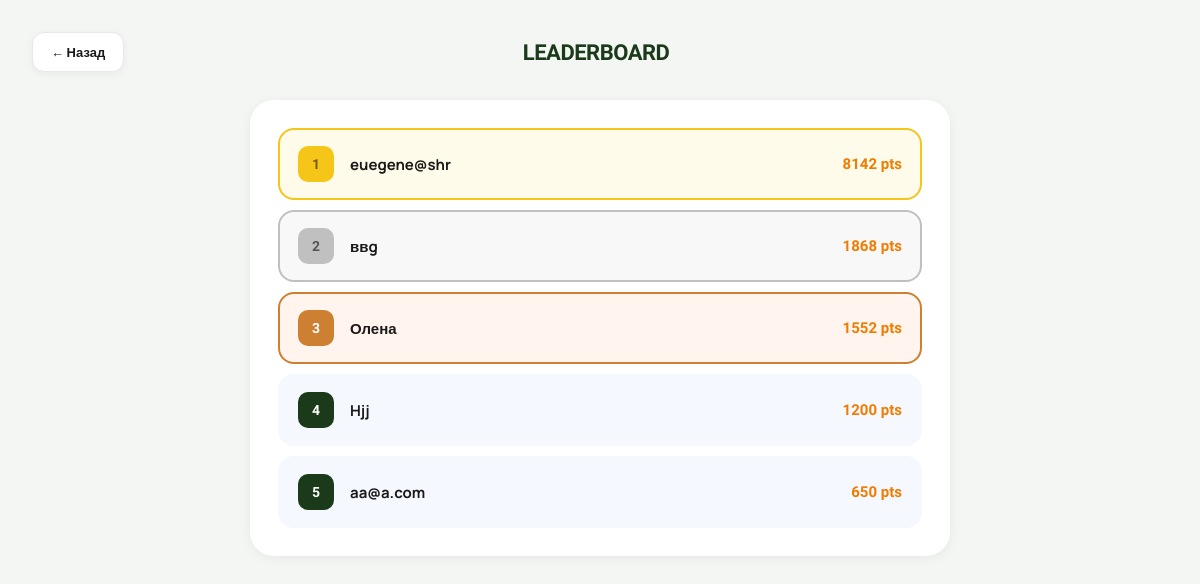
Page /rating/leaderboard/ on the committed database.
### rating/models.py (models this page shows, shortened)
class UserRating(models.Model):
    user = models.OneToOneField(User, on_delete=models.CASCADE, related_name="rating")
    total_points = models.FloatField(default=0)
    current_streak = models.IntegerField(default=1)
    last_completed_date = models.DateField(null=True, blank=True)
    last_penalty_date = models.DateField(null=True, blank=True)

### users/models.py (models this page shows)
class User(AbstractUser):
    email = models.EmailField(unique=True)
    total_points = models.IntegerField(default=0)
    coins = models.IntegerField(default=100)  # added this for coin sysytem
    USERNAME_FIELD = "email"
    REQUIRED_FIELDS = ['username']

### rating/views.py (the view)
# urls.py: path("leaderboard/", leaderboard_view, name="leaderboard"),
def leaderboard_view(request):
    top_users = UserRating.objects.select_related("user") \
        .order_by("-total_points")[:10]
    return render(request, "rating/leaderboard.html", {
        "top_users": top_users
    })

### rating/templates/rating/leaderboard.html (shortened to what this page needs)
<!DOCTYPE html>
<html lang="uk">
<head>
</head>
<body>
<div class="page-header">
  <a href="{% url 'rating:my_rating' %}" class="back-btn">← Назад</a>
  <div class="page-title">LEADERBOARD</div>
</div>
<div class="board-card">
  {% for user_rating in top_users %}
    <div class="board-row
      {% if forloop.counter == 1 %}gold
      {% elif forloop.counter == 2 %}silver
      {% elif forloop.counter == 3 %}bronze
      {% endif %}
    ">
      <div class="rank-badge">{{ forloop.counter }}</div>
      <div class="board-username">{{ user_rating.user.username }}</div>
      <div class="board-pts">{{ user_rating.total_points|floatformat:0 }} pts</div>
    </div>
  {% empty %}
    <div class="empty-msg">Поки що немає даних 🙌</div>
  {% endfor %}
</div>
</body>
</html>

### rating/templates/rating/leaderboard.html (style rules this page uses)
:root { --green-dark: #1a3a1a; --green-mid: #2d5a2d; --orange: #f07c00; --bg: #f4f6f4; --text-dark: #1a1a1a; --text-muted: #888; --border: #e8e8e8; }
* { margin: 0; padding: 0; box-sizing: border-box; }
body { font-family: 'Manrope', sans-serif; background: var(--bg); color: var(--text-dark); min-height: 100vh; padding: 32px; }
.page-header { display: flex; align-items: center; justify-content: space-between; margin-bottom: 28px; }
.back-btn { display: flex; align-items: center; gap: 8px; padding: 10px 18px; background: white; border: 1px solid var(--border); border-radius: 12px; text-decoration: none; color: var(--text-dark); font-size: 13px; font-weight: 700; transition: all 0.2s; box-shadow: 0 2px 8px rgba(0,0,0,0.05); }
.page-title { font-family: 'Unbounded', sans-serif; font-size: 22px; font-weight: 900; color: var(--green-dark); letter-spacing: -0.5px; }
.board-card { background: white; border-radius: 24px; padding: 28px; box-shadow: 0 2px 12px rgba(0,0,0,0.06); max-width: 700px; margin: 0 auto; animation: slideUp 0.4s ease; }
.board-row { display: flex; align-items: center; gap: 16px; padding: 16px 18px; border-radius: 16px; margin-bottom: 10px; border: 2px solid transparent; transition: all 0.2s; background: #f5f8ff; }
.board-row:last-child { margin-bottom: 0; }
.board-row.gold { background: #fffbea; border-color: #f5c518; }
.board-row.silver { background: #f8f8f8; border-color: #c0c0c0; }
.board-row.bronze { background: #fff5ee; border-color: #cd7f32; }
.rank-badge { width: 36px; height: 36px; border-radius: 10px; display: flex; align-items: center; justify-content: center; font-family: 'Unbounded', sans-serif; font-size: 14px; font-weight: 900; flex-shrink: 0; }
.gold .rank-badge { background: #f5c518; color: #7a5c00; }
.silver .rank-badge { background: #c0c0c0; color: #555; }
.bronze .rank-badge { background: #cd7f32; color: white; }
.board-row:not(.gold):not(.silver):not(.bronze) .rank-badge { background: var(--green-dark); color: white; }
.board-username { flex: 1; font-size: 15px; font-weight: 700; color: var(--text-dark); }
.board-pts { font-family: 'Unbounded', sans-serif; font-size: 15px; font-weight: 700; color: var(--orange); }

### rows in the picture
UserRating: user.username "euegene@shr", total_points "8142"
UserRating: user.username "ввg", total_points "1868"
UserRating: user.username "Олена", total_points "1552"
UserRating: user.username "Hjj", total_points "1200"
UserRating: user.username "aa@a.com", total_points "650"
